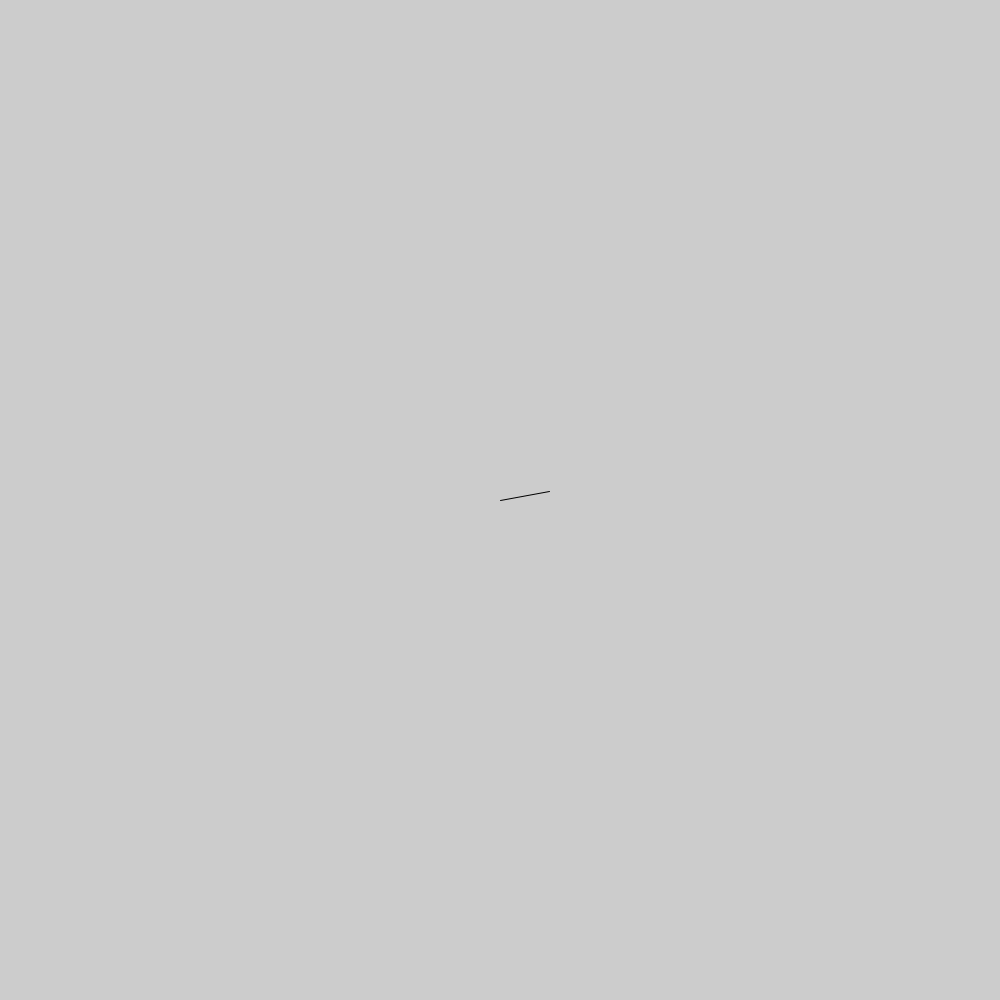
Frame 1 (no input)
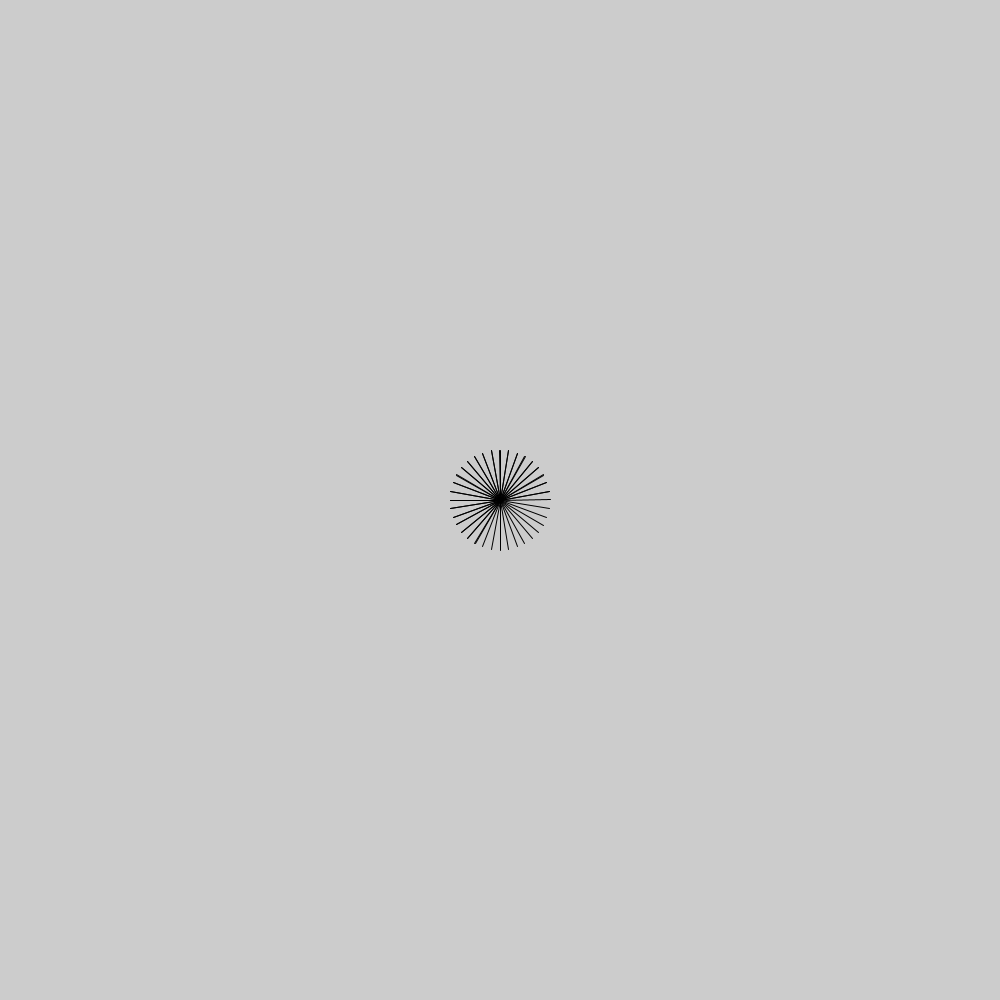
Frame 60 (the mouse pressed at the canvas centre just before this capture)
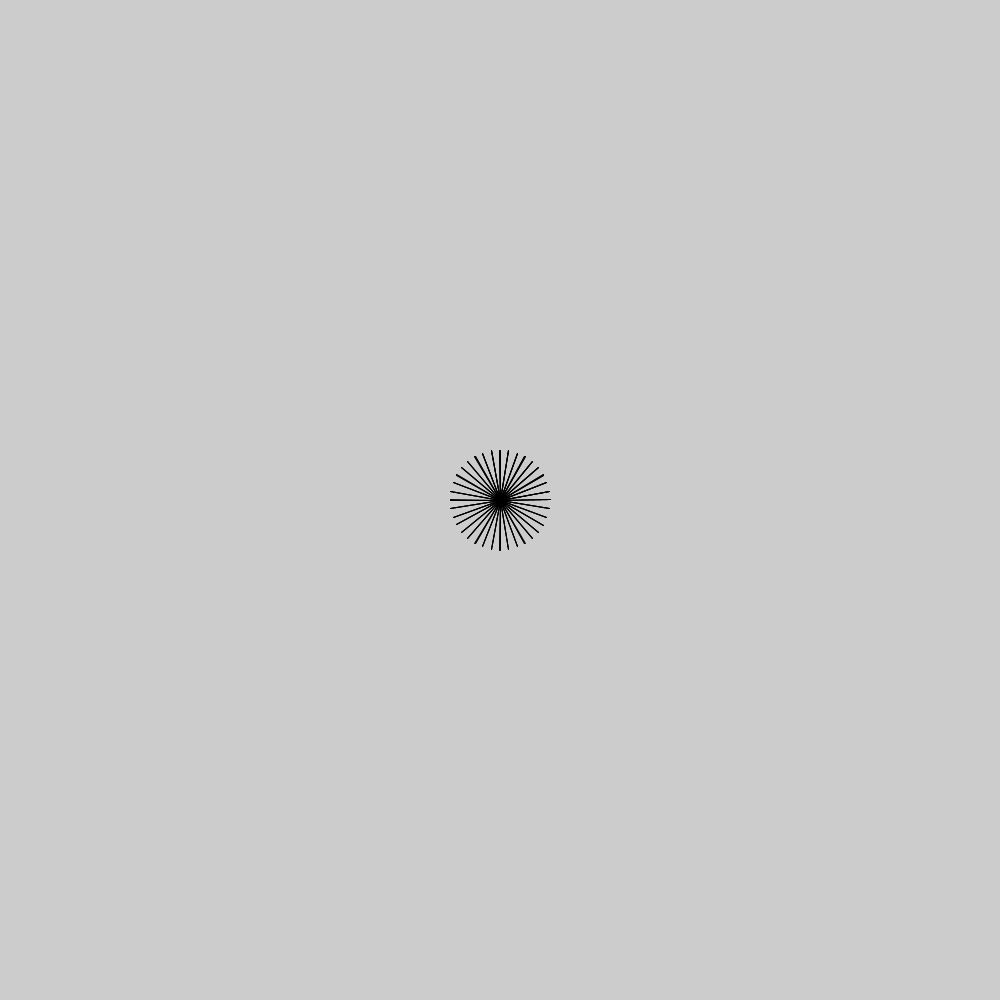
Frame 120 (the mouse held since frame 60 and released just before this capture)

The Processing sketch that drew these frames (run headless with seeded random() and noise(); from frame 60 on, the mouse is pressed at the canvas centre):

// Processing sketch: Arrow
// ── Arrow.pde
int t = 0;

void setup(){
  size(1000,1000);
}

void draw(){
  t+= 10;
  float rad = radians(t);
  Arrow2D a = new Arrow2D(cos(rad),sin(rad));
}

class Arrow2D{
   PVector vector;
   float len;
   float SCALE_FACTOR = 50;
   
   
   public Arrow2D(float x, float y){
       vector = new PVector(x,y); // vectors
       len = sqrt(x*x + y*y); // length of vector
       this.display();
   }
   
   public void display(){
      // points of the triangle
      PVector triP1 = new PVector(-0.1,0.1);
      PVector triP2 = new PVector(0,0);
      PVector triP3 = new PVector(-0.1,0.1);
     
     
      pushMatrix();
        // move origin to center of screen
        // blow up screen 3 times
        translate(width/2,height/2);
        
        // draw the line
        // negative on y gives correct orientation
        vector.mult(SCALE_FACTOR);
        line(0,0,vector.x, -vector.y); 
        
      popMatrix();
   }
     
}
